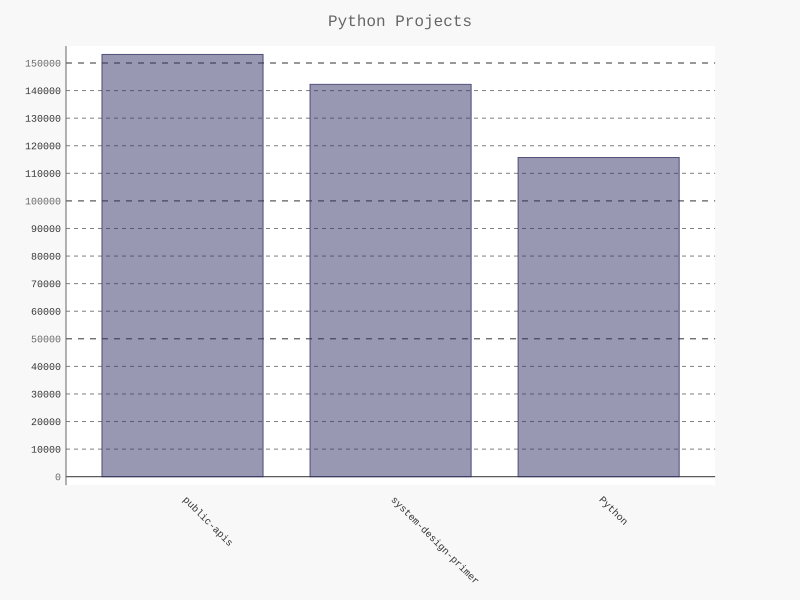

This chart was generated by the following Python code:
import pygal
from pygal.style import LightColorizedStyle as LCS, LightenStyle as LS


my_style = LS('#333366', base_style=LCS)
chart = pygal.Bar(style=my_style, x_label_rotation=45, show_legend=False)

chart.title = 'Python Projects'
chart.x_labels = ['public-apis', 'system-design-primer', 'Python']

plot_dicts = [
    {'value': 153104, 'label': 'Description of public-apis.'},
    {'value': 142260, 'label': 'Description of system-design-primer.'},
    {'value': 115735, 'label': 'Description of Python.'},
]

chart.add('', plot_dicts)
chart.render_to_file('bar_descriptions.svg')
